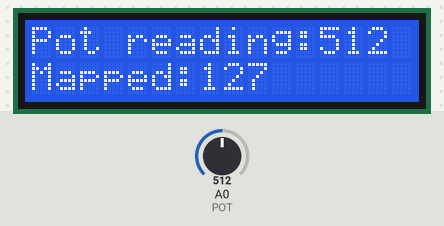
This sketch was run on a simulated Arduino Uno, built with avr-gcc and run on an emulated ATmega328P. On the bench: 16×2 character LCD. Inputs (shaded band) come from the test bench; at power-on: A0 (POT) = 512. What the sketch prints to the serial monitor is not drawn.

Above: at 1.2 s.
1.3 s: A0 (POT) set to 716
At 2.3 s:
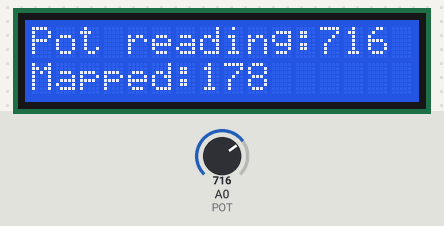
2.8 s: A0 (POT) set to 900
At 3.4 s:
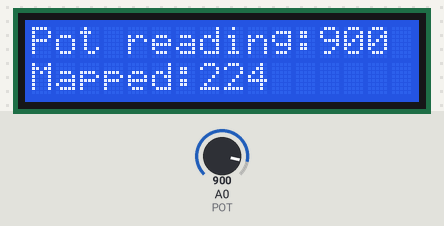
4.3 s: A0 (POT) set to 1023
At 4.6 s:
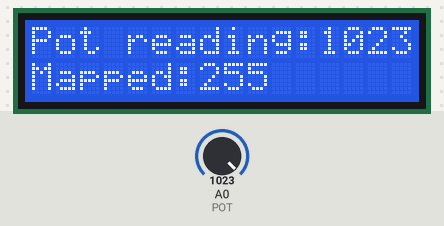
Timing chart, 0 to 7.3 s (numbered marks = the images above; inputs shaded):
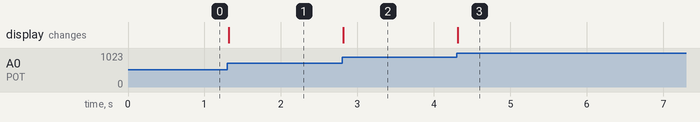

The sketch:

uno_potentiometer.ino
```cpp
/*
 * Potentiomenter using analogRead
 */

// Uses LCD with I2C Library
#include <Wire.h>
#include <LiquidCrystal_PCF8574.h>

// LiquidCrystal
const int LCDADDR = 0x27;
int counter = 0;
LiquidCrystal_PCF8574 lcd(LCDADDR);

void lcd_init(String s){
  lcd.begin(16, 2);
  lcd.clear();
  lcd.home();
  lcd.noBlink();
  lcd.noCursor();
  lcd.setBacklight(1);
  lcd.setCursor(0, 0);
  lcd.print(s);
}

// Potentiometer
const int POT = A0;
int oldreading = 0;

void setup() {
  // for debugging
  Serial.begin(9600);
  Serial.println("Potentiometer");
  //        0123456789012345
  lcd_init("Pot reading:");
  lcd.setCursor(0,1);
  //         0123456789012345
  lcd.print("Mapped: ");
  oldreading = 0;
}

void loop() {
  int reading = analogRead(POT);
  if (oldreading != reading){
    // reading has changed
    lcd.setCursor(12,0);
    lcd.print("    ");
    lcd.setCursor(12,0);
    lcd.print(reading);
    // Map the input to 0..255
    int value = map(reading, 0, 1023, 0,255);
    lcd.setCursor(7,1);
    lcd.print("   ");
    lcd.setCursor(7,1);
    lcd.print(value);
    //
    oldreading = reading;
  }
}
```

Measured:
- after the input at 1.3 s, the display: changes at once (image 1)
- after the input at 2.8 s, the display: changes at once (image 2)
- after the input at 4.3 s, the display: changes at once (image 3)
